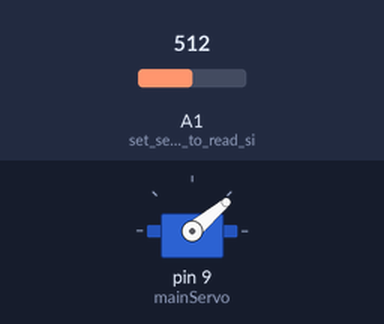
Bench run of a sketch on a simulated Arduino Uno, built with avr-gcc and run on an emulated ATmega328P. Parts: servo. Inputs (shaded band) come from the test bench; at power-on: A1 (set_sensor_pin_to_read_si) = 512.

Above: at 0.1 s.
At 5.9 s:
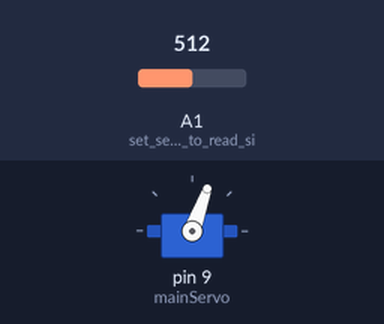
At 7.1 s:
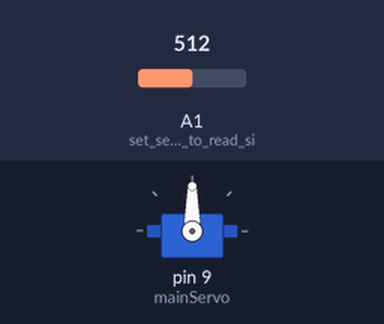
At 8.9 s:
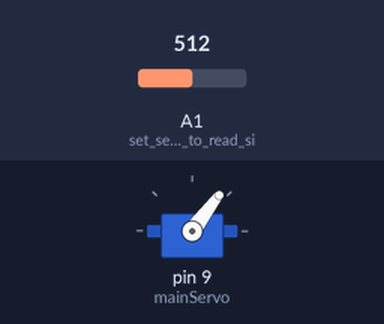
Timing chart, 0 to 10.4 s (numbered marks = the images above):
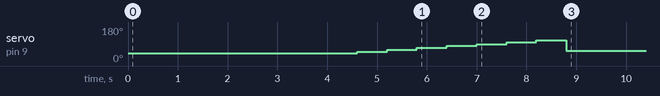

The sketch:

catapult.ino
```cpp
#include <Servo.h>                        // inluya archivo de control para servomotores
Servo mainServo;

const int startAngle = 40;
const int endAngle = 115;
const int winchAngle = 10;
int lastServoAngle;
bool charging;

void setup()
{
  // put your setup code here, to run once:
  mainServo.attach(9);  // Attach to pin 9
  pinMode(A1, INPUT);                // set sensor pin to read signals
  mainServo.write(startAngle);
  delay(4000);
  //mainServo.write(endAngle);
  //delay(2000);
  // Start it upright
  for (int angle = startAngle; angle < endAngle; angle += winchAngle)
  {
    mainServo.write(angle);
    delay(600);
  }
  lastServoAngle = endAngle;
  charging = true;
  //Serial.begin(9600);       // serial data setup
}

void loop()
{
  int sensorValue = scan();
  if (charging)
  {
    // Typical sensor values are around 20-650. Convert it to an angle, from min to max
    int servoAngle = endAngle - (sensorValue - 20) * (endAngle - startAngle * 1.0) / 600; // Need .0 to force decimal math
    //Serial.println(sensorValue);
    //Serial.println(servoAngle);
    if (servoAngle <= startAngle)
    {
      servoAngle = startAngle;
      charging = false; // charged
    }
    if (servoAngle <= lastServoAngle)
    {
      lastServoAngle = servoAngle;
    }
    mainServo.write(lastServoAngle);
  }
  else
  {
    if (sensorValue < 50)
    {
      mainServo.write(endAngle);  // Throw!
    }
    lastServoAngle = endAngle;
    delay(4000);
    charging = true;
  }
  /*
  // Wind up
  for (int angle = endAngle; angle > startAngle; angle -= winchAngle)
  {
    mainServo.write(angle);
    delay(300);
  }
  delay(4000);


  //mainServo.write(startAngle - 30);
  mainServo.write(endAngle);  // Throw!
  delay(4000);
  */
}

int scan()
{
    return analogRead(A1);
}
```

Measured:
- by itself, servo on pin 9 (mainServo): rises from 40° to 110° in 3.6 s, then falls to 53° in 0.60 s
